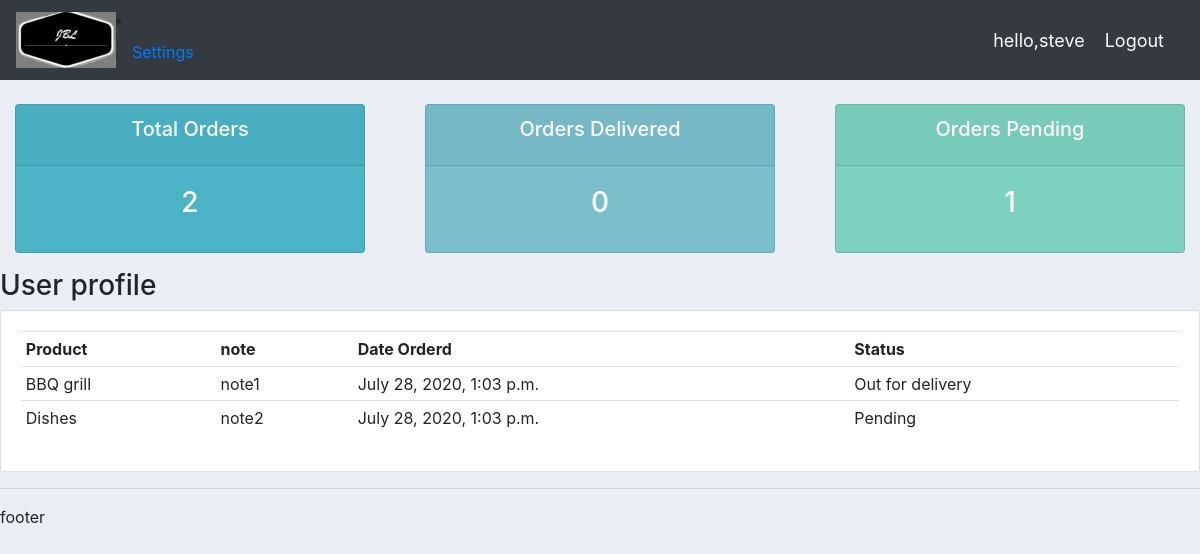
The app's page /user/ (signed in) with its own data.
### accounts/models.py (models this page shows, shortened)
class Order(models.Model):
    STATUS = (
        ('Pending','Pending'),
        ('Out for delivery','Out for delivery'),
        ('delivered','delivered'),
    )
    product =models.ForeignKey(Products,null = True,on_delete=models.SET_NULL)
    customer =models.ForeignKey(Customer,null = True,on_delete=models.SET_NULL)
    status = models.CharField(max_length = 200,null = True,choices = STATUS)
    date_created = models.DateTimeField(auto_now_add=True,null = True)
    note = models.CharField(max_length=50,null = True)

class Products(models.Model):
    CATEGORY = (
        ('Outdoor','Outdoor'),
        ('Indoor','Indoor')
    )
    name =models.CharField(max_length=250,null = True)
    price = models.FloatField(null = True)
    description =models.CharField(max_length=250,null = True,blank = True)
    category =models.CharField(max_length=250,null = True,choices = CATEGORY)
    date_created =models.DateTimeField(auto_now_add=True,null = True)
    tag =models.ManyToManyField(Tag)
    def __str__(self):
        return self.name

### accounts/decorators.py (the view)
        def wrapper(request,*args,**kwargs):
            group = None
            print(request.user.groups.all())
            if request.user.groups.exists():
                group = request.user.groups.all()[0].name
            if group in allowed_roles:
                return view_func(request,*args,**kwargs)
            else:
                return HttpResponse('You are not authorised to view this page')

### accounts/views.py (called while the page is built)
@login_required(login_url='login')
@allowed_users(allowed_roles=['Customer'])
def userPage(request):
    orders = request.user.customer.order_set.all()
    total_orders = orders.count()
    delivered = orders.filter(status = 'delivered').count()
    pending = orders.filter(status = 'Pending').count()
    context = {'Orders':orders,'total_orders':total_orders,'delivered':delivered,'pending':pending}
    return render(request,'accounts/user.html',context)

### accounts/templates/Accounts/user.html
{% extends 'accounts/main.html' %}
{% block content %}
{% include 'accounts/status.html' %}
<h3> User profile </h3>
<div class="row">
	<div class="col-md">
		<div class="card card-body">
			<table class="table table-sm">
				<tr>
					<th>Product</th>
					<th>note</th>
					<th>Date Orderd</th>
					<th>Status</th>
				</tr>
				{% for order in Orders %}
				<tr>
					<td>{{order.product}}</td>
					<td>{{order.note}}</td>
					<td>{{order.date_created}}</td>
					<td>{{order.status}}</td>
				</tr>
				{% endfor %}
			</table>
		</div>
	</div>
</div>
{% endblock content %}

### accounts/templates/Accounts/navbar.html (shortened to what this page needs)
{% load static %}
<nav class="navbar navbar-expand-lg navbar-dark bg-dark">
    <img src="{% static '/images/logo2.jpg'%}" >
    <div class="collapse navbar-collapse" id="navbarNav">
      {% if request.user.is_staff %}
      <ul class="navbar-nav">
        <li class="nav-item active">
          <a class="nav-link" href="{% url 'home' %}">Dashboard</a>
        </li>
        <li class="nav-item">
          <a class="nav-link" href="{% url 'products' %}">Products</a>
        </li>
      </ul>
      {% else %}
        <li class = "nav-item" >
          <a class = "nav-link" href = "{% url 'account' %}">Settings</a>
        </li>
      {% endif %}
    </div>
  <span class = "hello-msg">hello,{{request.user}}</span>
  <span> <a class = "hello-msg" href = "{% url 'logout' %}"> Logout</a></span>
  </nav>

### static/css/main.css (style rules this page uses)
body { background-color: #ebeff5; }

### accounts/templates/Accounts/navbar.html (style rules this page uses)
.hello-msg { font-size: 18px; color:#fff; margin-right: 20px; }

### records on screen
Order: product "BBQ grill", note "note1", date_created "July 28, 2020, 1:03 p.m.", status "Out for delivery"
Order: product "Dishes", note "note2", date_created "July 28, 2020, 1:03 p.m.", status "Pending"

### other values on screen
{{ request.user }} "steve"
{{ total_orders }} "2"
{{ delivered }} "0"
{{ pending }} "1"
